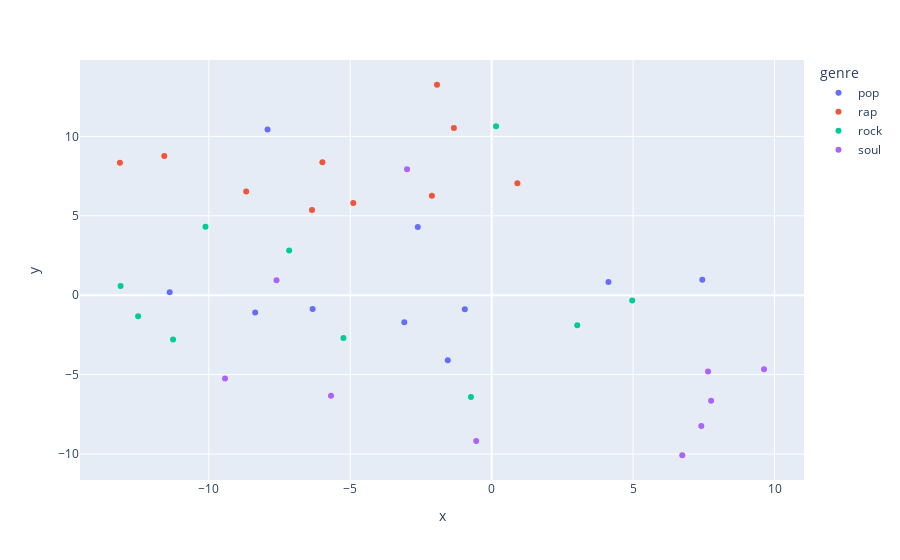

Source (notebook cell):
### Code cell
fig.show()

### Figure 1 — Plotly figure (JSON) as saved in the notebook; plotly's stock layout.template omitted (floating-point values rounded to 4 significant figures)
{"data": [{"customdata": [["Aaliyah"], ["Beyoncé"], ["Britney Spears"], ["Carly Rae Jepsen"], ["Charli XCX"], ["Dua Lipa"], ["Madonna"], ["Michael Jackson"], ["Olivia Rodrigo"], ["Taylor Swift"]], "hovertemplate": "genre=pop<br>x=%{x}<br>y=%{y}<br>Artist=%{customdata[0]}<extra></extra>", "legendgroup": "pop", "marker": {"color": "#636efa", "symbol": "circle"}, "mode": "markers", "name": "pop", "orientation": "v", "showlegend": true, "type": "scatter", "x": [-7.922, -2.612, -11.38, -1.551, -6.33, -8.359, 4.129, 7.447, -3.088, -0.9483], "xaxis": "x", "y": [10.44, 4.289, 0.1804, -4.098, -0.8621, -1.09, 0.8325, 0.9728, -1.705, -0.8919], "yaxis": "y"}, {"customdata": [["2Pac"], ["A Tribe Called Quest"], ["Eminem"], ["Ice Cube"], ["JAY-Z"], ["Kanye West"], ["Kendrick Lamar"], ["MF DOOM"], ["Nas"], ["Yasiin Bey"]], "hovertemplate": "genre=rap<br>x=%{x}<br>y=%{y}<br>Artist=%{customdata[0]}<extra></extra>", "legendgroup": "rap", "marker": {"color": "#EF553B", "symbol": "circle"}, "mode": "markers", "name": "rap", "orientation": "v", "showlegend": true, "type": "scatter", "x": [-6.351, 0.9096, -13.14, -4.892, -1.334, -1.932, -2.112, -8.678, -5.983, -11.57], "xaxis": "x", "y": [5.363, 7.058, 8.348, 5.812, 10.53, 13.25, 6.266, 6.53, 8.372, 8.761], "yaxis": "y"}, {"customdata": [["Black Sabbath"], ["Deep Purple"], ["Foo Fighters"], ["Fugazi"], ["Led Zeppelin"], ["Nirvana"], ["Queens of the Stone Age"], ["The Rolling Stones"], ["The Strokes"], ["The White Stripes"]], "hovertemplate": "genre=rock<br>x=%{x}<br>y=%{y}<br>Artist=%{customdata[0]}<extra></extra>", "legendgroup": "rock", "marker": {"color": "#00cc96", "symbol": "circle"}, "mode": "markers", "name": "rock", "orientation": "v", "showlegend": true, "type": "scatter", "x": [-12.5, -5.241, 4.97, -11.26, 3.026, 0.1562, -0.7319, -7.16, -13.12, -10.12], "xaxis": "x", "y": [-1.326, -2.69, -0.3342, -2.786, -1.888, 10.64, -6.416, 2.813, 0.5775, 4.309], "yaxis": "y"}, {"customdata": [["Al Green"], ["Aretha Franklin"], ["Clarence Carter"], ["Curtis Mayfield"], ["Marvin Gaye"], ["Minnie Riperton"], ["Nina Simone"], ["Otis Redding"], ["Sam Cooke"], ["Stevie Wonder"]], "hovertemplate": "genre=soul<br>x=%{x}<br>y=%{y}<br>Artist=%{customdata[0]}<extra></extra>", "legendgroup": "soul", "marker": {"color": "#ab63fa", "symbol": "circle"}, "mode": "markers", "name": "soul", "orientation": "v", "showlegend": true, "type": "scatter", "x": [7.412, 6.738, -9.426, -2.991, -7.606, 7.758, 9.63, -0.545, -5.68, 7.65], "xaxis": "x", "y": [-8.231, -10.08, -5.248, 7.929, 0.9345, -6.65, -4.656, -9.19, -6.337, -4.802], "yaxis": "y"}], "layout": {"autosize": true, "legend": {"title": {"text": "genre"}, "tracegroupgap": 0}, "margin": {"t": 60}, "xaxis": {"anchor": "y", "autorange": true, "domain": [0, 1], "range": [-14.62, 11.11], "title": {"text": "x"}, "type": "linear"}, "yaxis": {"anchor": "x", "autorange": true, "domain": [0, 1], "range": [-11.89, 15.06], "title": {"text": "y"}, "type": "linear"}}}
